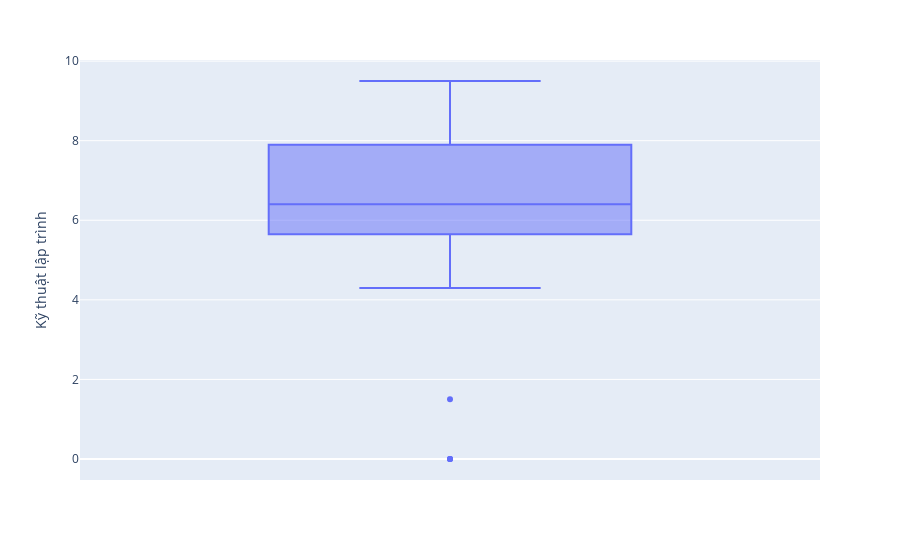

The code cell stored with this chart in its notebook:
### Markdown cell above
- Vẽ boxplot cho từng môn, làm dropdown

### Code cell
make_boxplot('Kỹ thuật lập trình')

### Figure 1 — Plotly figure (JSON) as saved in the notebook; plotly's stock layout.template omitted (floating-point values rounded to 4 significant figures)
{"data": [{"alignmentgroup": "True", "customdata": [["Đinh Tuấn Anh"], ["Hà Bảo Anh"], ["Lưu Đức Anh"], ["Trần Nam Bá"], ["Ngô Đức Bảo"], ["Trịnh Thị Bảo Bảo"], ["Đỗ Xuân Đức Chung"], ["Phạm Tài Đức Phú Đa"], ["Lê Tấn Đạt"], ["Phạm Hà Văn Đông"], ["Trịnh Ngọc Đức"], ["Tăng Hoài Duy"], ["Thái Thị Hiền"], ["Phạm Thế Hiển"], ["Trần Minh Hiếu"], ["Nguyễn Thị Thanh Hòa"], ["Ngô Quốc Hoàng"], ["Hồ Quang Huy"], ["Lương Quang Khải"], ["Phạm Hoàng Duy Khang"], ["Lê Mỹ Thanh Lành"], ["Trần Hồ Phi Long"], ["Trương Thị Cẩm Ly"], ["Quách Trọng Nghĩa"], ["Nguyễn Thành Nhân"], ["Nguyễn Văn Phúc Nhân"], ["Lưu Thị Yến Nhi"], ["Lê Huy Phát"], ["Lê Thanh Phong"], ["Phan Nguyễn Mai Phương"], ["Vũ Minh Quang"], ["Nguyễn Quang Quốc"], ["Dương Văn Sang"], ["Nguyễn Tuấn Sinh"], ["Phạm Trung Sơn"], ["Nguyễn Tiến Sỹ"], ["Văn Sỹ"], ["Lê Duy Tâm"], ["Phan Nguyễn Trọng Tân"], ["Trương Nguyễn Duy Tân"], ["Đỗ Văn Thắng"], ["Nguyễn Đức Thịnh"], ["Phạm Huỳnh Trường Thịnh"], ["Trần Xuân Thủy"], ["Lê Văn Tiến"], ["Nguyễn Đặng Minh Toại"], ["Huỳnh Minh Toàn"], ["Nguyễn Anh Toàn"], ["Lưu Hoàng Ngọc Trinh"], ["Lê Văn Trung"], ["Nguyễn Tuấn Trung"], ["Phạm Thành Trung"], ["Phan Chí Trung"], ["Đào Duy Trường"], ["Đoàn Minh Trường"], ["Huỳnh Anh Tú"], ["Nguyễn Văn Anh Tuấn"], ["Phạm Minh Tuấn"], ["Phan Lê Hoàng Việt"], ["Trần Tuấn Vũ"]], "hovertemplate": "Kỹ thuật lập trình=%{y}<br>Họ và tên=%{customdata[0]}<extra></extra>", "legendgroup": "", "marker": {"color": "#636efa"}, "name": "", "notched": false, "offsetgroup": "", "orientation": "v", "showlegend": false, "type": "box", "x0": " ", "xaxis": "x", "y": [7.4, 5.7, 5.9, 5.7, null, 5.9, 0, 5.9, null, 6.4, 7.5, 5.1, 4.8, 7, 4.9, 8.2, 9.1, 9.5, 7.3, null, 5.6, 6.4, 7.8, 1.5, 0, 7.3, 8.8, 4.5, 8.8, 7, 8.6, 8, 6.7, 7.7, 5.7, 5.8, 9, 6.1, 4.7, 4.3, 7.2, 6.2, 5.8, 7.6, 7.8, 0, 5.5, 6.4, null, 8.3, 8.5, 8.2, 8.2, 5.9, 6.6, 4.6, 8.3, 5.5, 6, 8.5], "y0": " ", "yaxis": "y"}], "layout": {"boxmode": "group", "legend": {"tracegroupgap": 0}, "margin": {"t": 60}, "xaxis": {"anchor": "y", "domain": [0, 1]}, "yaxis": {"anchor": "x", "domain": [0, 1], "title": {"text": "Kỹ thuật lập trình"}}}}
